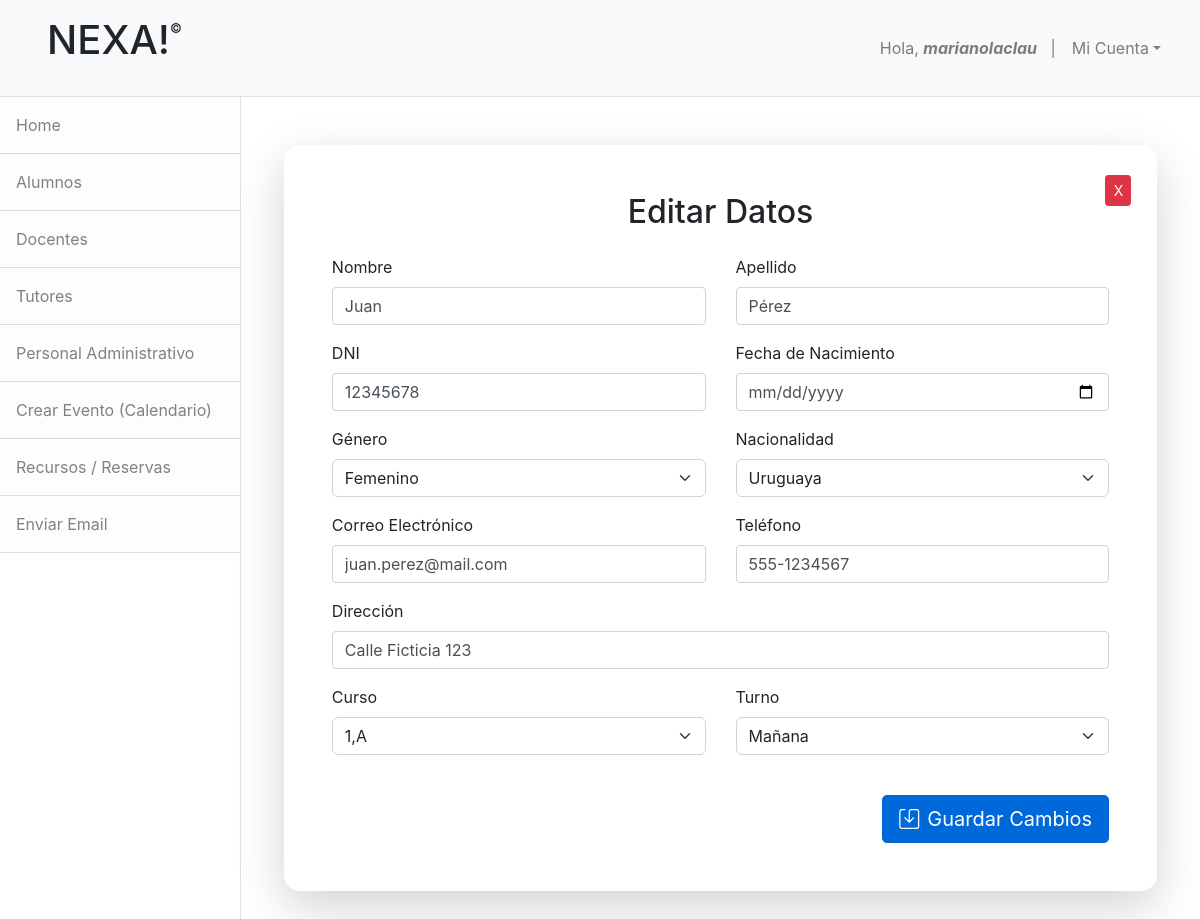
Page /editar_alumno/1/ (signed in) on the committed database.
### apps/alumno/models.py (models this page shows, shortened)
class Alumno(models.Model):
    nombre = models.CharField(max_length=50,null=False,blank=False)
    apellido = models.CharField(max_length=50,null=False,blank=False)
    dni = models.CharField(max_length=20, unique=True)
    padretutor_fk = models.ForeignKey('inscripciones.PadreTutor',null=True,blank=True,on_delete=models.SET_NULL) #Chequear
    genero = models.ForeignKey('administracion.Genero',on_delete=models.CASCADE)
    fecha_nac = models.DateField()
    nacionalidad = models.ForeignKey('administracion.Nacionalidad',on_delete=models.CASCADE)
    email = models.EmailField()
    telefono = models.CharField(max_length=20,null=False,blank=False)
    direccion = models.CharField(max_length=50,null=False,blank=False)
    curso = models.ForeignKey('inscripciones.Curso',on_delete=models.CASCADE)
    turno = models.ForeignKey('administracion.Turno',on_delete=models.CASCADE)

### apps/administracion/models.py (models this page shows)
class Turno(models.Model):
    turno = models.CharField(max_length=50,null=False,blank=False)
    def __str__(self):
        return self.turno

### apps/alumno/views.py (the view, shortened to what this page needs)
# urls.py: path('editar_alumno/<int:pk>/',EditAlumnoView.as_view(),name='editar_alumno'),
class EditAlumnoView(LoginRequiredMixin,UpdateView):
    model = Alumno
    form_class = FormAlumno
    template_name = 'alumno/editar_alumno.html'
    success_url = reverse_lazy('lista_alumnos')

### apps/inscripciones/forms.py (shortened to what this page needs)
class FormAlumno(ModelForm):
    class Meta:
        model = Alumno
        fields = '__all__'
        widgets = {
                'fecha_nac': forms.DateInput(attrs={'type': 'date'}),
            }

### apps/administracion/models.py (called while the page is built)
    def __str__(self):
        return self.tipo

    def __str__(self):
        return self.pais

### apps/inscripciones/models.py (called while the page is built)
    def __str__(self):
        return f"{self.año},{self.division}"

### apps/alumno/templates/alumno/editar_alumno.html (shortened to what this page needs)
{% extends 'base.html' %}
{% load widget_tweaks %}
{% block nav %}
    {% include 'administracion/base_admin.html' %}
{% endblock %}
{% block content %}
<div class="container mt-5">
    <div class="card p-5 shadow-lg">
        <a href="{% url 'lista_alumnos' %}" class="btn btn-sm btn-danger boton-cerrar">X</a>
        <h2 class="text-center mb-4">Editar Datos</h2>
        <form method="post" class="needs-validation" novalidate>
        <div class="row">
          <div class="col-md-6 mb-3">
            <label for="{{ form.nombre.id_for_label }}" class="form-label">Nombre</label>
            {% render_field form.nombre class="form-control" placeholder="Ingresa nombre" %}
          </div>
          <div class="col-md-6 mb-3">
            <label for="{{ form.apellido.id_for_label }}" class="form-label">Apellido</label>
            {% render_field form.apellido class="form-control" placeholder="Ingresa apellido" %}
          </div>
        </div>
        <div class="row">
          <div class="col-md-6 mb-3">
            <label for="{{ form.dni.id_for_label }}" class="form-label">DNI</label>
            {% render_field form.dni class="form-control" placeholder="Ingresa DNI" %}
          </div>
          <div class="col-md-6 mb-3">
            <label for="{{ form.fecha_nac.id_for_label }}" class="form-label">Fecha de Nacimiento</label>
            {% render_field form.fecha_nac class="form-control" placeholder="YYYY-MM-DD" %}
          </div>
        </div>
        <div class="row">
          <div class="col-md-6 mb-3">
            <label for="{{ form.genero.id_for_label }}" class="form-label">Género</label>
            {% render_field form.genero class="form-select" %}
          </div>
          <div class="col-md-6 mb-3">
            <label for="{{ form.nacionalidad.id_for_label }}" class="form-label">Nacionalidad</label>
            {% render_field form.nacionalidad class="form-select" %}
          </div>
        </div>
        <div class="row">
          <div class="col-md-6 mb-3">
            <label for="{{ form.email.id_for_label }}" class="form-label">Correo Electrónico</label>
            {% render_field form.email class="form-control" placeholder="nombre@ejemplo.com" %}
          </div>
          <div class="col-md-6 mb-3">
            <label for="{{ form.telefono.id_for_label }}" class="form-label">Teléfono</label>
            {% render_field form.telefono class="form-control" placeholder="Ingresa número de teléfono" %}
          </div>
        </div>
        <div class="mb-3">
          <label for="{{ form.direccion.id_for_label }}" class="form-label">Dirección</label>
          {% render_field form.direccion class="form-control" placeholder="Ingresa tu dirección" %}
        </div>
        <div class="row">
          <div class="col-md-6 mb-3">
            <label for="{{ form.curso.id_for_label }}" class="form-label">Curso</label>
            {% render_field form.curso class="form-select" %}
          </div>
          <div class="col-md-6 mb-3">
            <label for="{{ form.turno.id_for_label }}" class="form-label">Turno</label>
            {% render_field form.turno class="form-select" %}
          </div>
        </div>
        <div class="d-flex justify-content-end mt-4">
          <button type="submit" class="btn btn-primary btn-lg">
            <i class="bi bi-save me-2"></i>Guardar Cambios
          </button>
        </div>
      </form>
    </div>
  </div>
{% endblock %}

### apps/home/templates/base.html (shortened to what this page needs)
<!DOCTYPE html>
<html lang="en">
    <head>
        {% load static %}
        <link href="{% static 'home/css/bootstrap.css' %}" rel="stylesheet" />
        <link rel="stylesheet" href="https://cdn.jsdelivr.net/npm/bootstrap@5.2.3/dist/css/bootstrap.min.css">
        <link href="https://stackpath.bootstrapcdn.com/bootstrap/4.5.2/css/bootstrap.min.css" rel="stylesheet">
        <link href="{% static 'home/css/estilos.css' %}" rel="stylesheet" />
        <link href="{% static 'calendario/css/estilos.css' %}" rel="stylesheet" />
        <link href="{% static 'inscripciones/css/estilos.css' %}" rel="stylesheet" />
        <link href="https://cdn.jsdelivr.net/npm/bootstrap-icons/font/bootstrap-icons.css" rel="stylesheet">
    </head>
    <body>
        <nav class="navbar navbar-expand-lg navbar-light bg-light border-bottom">
            <div class="container-fluid">
                <h2><a href="#" class="nav-link"><h1>NEXA!<sup style="font-size:small;vertical-align: super;">&copy;</sup></h1>
                </a></h2>
               <div class="collapse navbar-collapse" id="navbarSupportedContent">
                    <ul class="navbar-nav ms-auto mt-2 mt-lg-0">
                        <li class="nav-item"><a class="nav-link" href="#!">Hola, <strong><em>{{user.username}}</em></strong>&nbsp;&nbsp;&nbsp;|</a></li>
                        <li class="nav-item dropdown">
                            <a class="nav-link dropdown-toggle" id="navbarDropdown" href="#" role="button" data-bs-toggle="dropdown" aria-haspopup="true" aria-expanded="false">Mi Cuenta</a>
                        </li>
                    </ul>
                </div>
            </div>
        </nav>
        <div class="d-flex" id="wrapper">
            {% block nav %}{% endblock %}
            <div id="page-content-wrapper">
                {% block content %}
                {% endblock %}
            </div>
        </div>
    </body>
</html>

### apps/home/static/home/css/estilos.css (style rules this page uses)
.card { border: none; border-radius: 1rem; margin: 3%; }
.btn-primary { background-color: #0069d9; border-color: #0062cc; }
.boton-cerrar { width: 3%; position: absolute; right: 3%; top: 4%; }

### rows in the picture
Alumno: nombre "Juan", apellido "Pérez", dni "12345678", genero "Femenino", nacionalidad "Uruguaya", email "juan.perez@mail.com", telefono "555-1234567", direccion "Calle Ficticia 123", curso "1,A"
Turno: turno "Mañana"

### other values in the picture
{{ user.username }} "marianolaclau"
